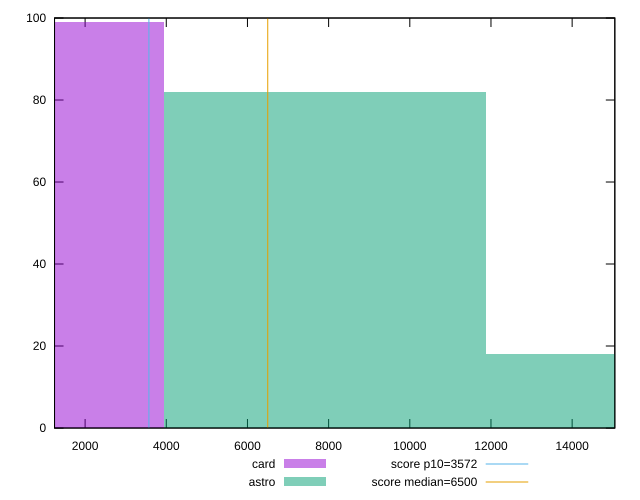

gnuplot code for this plot:
reset

$card <<EOF
0 99
EOF

$astro <<EOF
7911.8537560535215 82
15823.707512107043 18
EOF

set key outside below
set boxwidth 7911.8537560535215
set xrange [1246.788:15051.487000000001]
set yrange [0:100]
set trange [0:100]
set style fill transparent solid 0.5 noborder

set parametric
set terminal svg size 640, 500 enhanced background rgb 'white'
set output "report/report_00029_2021-02-24T13-36-40.390Z/first-cpu-idle/comparison/histogram/2_vs_3.svg"

plot $card title "card" with boxes, \
     $astro title "astro" with boxes, \
     3572,t title "score p10=3572", \
     6500,t title "score median=6500"

reset
